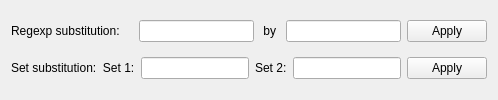
          <widget class="QWidget" name="tab_21">
           <attribute name="title">
            <string>Payload Modifier</string>
           </attribute>
           <layout class="QGridLayout">
            <item row="0" column="0">
             <layout class="QHBoxLayout">
              <item>
               <widget class="QLabel" name="label_36">
                <property name="text">
                 <string>Regexp substitution:    </string>
                </property>
               </widget>
              </item>
              <item>
               <widget class="QLineEdit" name="regex1Edit"/>
              </item>
              <item>
               <widget class="QLabel" name="label_37">
                <property name="text">
                 <string> by </string>
                </property>
               </widget>
              </item>
              <item>
               <widget class="QLineEdit" name="regex2Edit"/>
              </item>
              <item>
               <widget class="QPushButton" name="apply1Button">
                <property name="text">
                 <string>Apply</string>
                </property>
               </widget>
              </item>
             </layout>
            </item>
            <item row="1" column="0">
             <layout class="QHBoxLayout">
              <item>
               <widget class="QLabel" name="label_38">
                <property name="text">
                 <string>Set substitution:  Set 1:</string>
                </property>
               </widget>
              </item>
              <item>
               <widget class="QLineEdit" name="set1Edit"/>
              </item>
              <item>
               <widget class="QLabel" name="label_39">
                <property name="text">
                 <string>Set 2:</string>
                </property>
               </widget>
              </item>
              <item>
               <widget class="QLineEdit" name="set2Edit"/>
              </item>
              <item>
               <widget class="QPushButton" name="apply2Button">
                <property name="text">
                 <string>Apply</string>
                </property>
               </widget>
              </item>
             </layout>
            </item>
           </layout>
          </widget>
